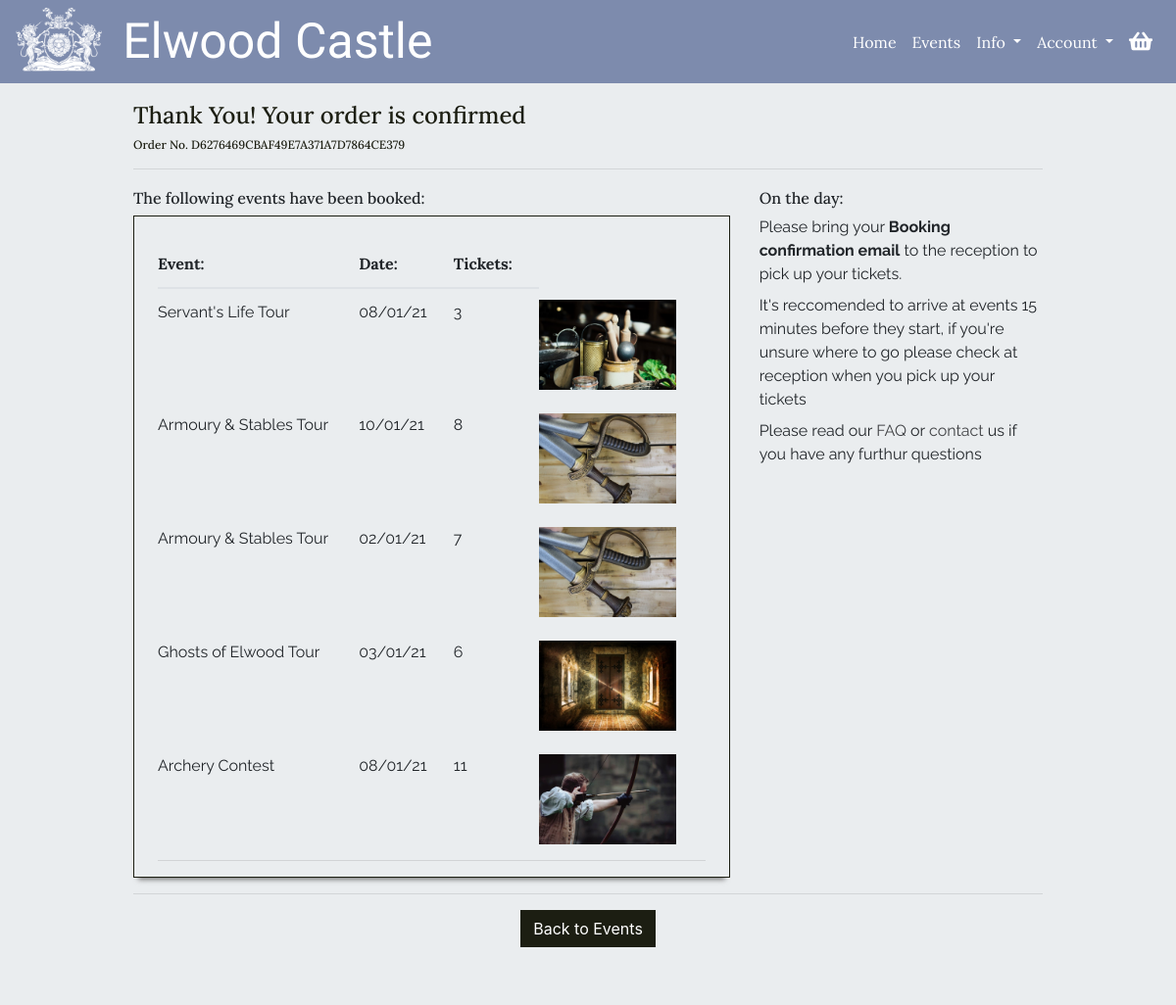
The app's page /checkout/success/D6276469CBAF49E7A371A7D7864CE379/ with its own data.
### checkout/models.py (models this page shows, shortened)
class Order(models.Model):
    user_account = models.ForeignKey(UserAccount, null=True, blank=True,
                                     on_delete=models.SET_NULL,
                                     related_name='orders')
    order_number = models.CharField(max_length=32, null=False, editable=False)
    first_name = models.CharField(max_length=100, null=False, blank=False)
    last_name = models.CharField(max_length=200, null=False, blank=False)
    email = models.EmailField(max_length=200, null=False, blank=False)
    phone_number = models.CharField(max_length=20, null=True, blank=True)
    date = models.DateTimeField(auto_now_add=True)
    stripe_id = models.CharField(max_length=27, null=False, blank=False)
    total = models.DecimalField(max_digits=7, decimal_places=2,
                                null=True, blank=False, default=0)

class EventBooking(models.Model):
    confirmation_number = models.CharField(max_length=32, null=False,
                                           editable=False)
    order = models.ForeignKey(Order, null=False, blank=False,
                              on_delete=models.CASCADE,
                              related_name='bookings')
    event = models.ForeignKey(Event, null=False, blank=False,
                              on_delete=models.CASCADE,)
    date = models.DateField(auto_now=False, auto_now_add=False,
                            null=False, blank=False)
    ticket_quantity = models.IntegerField()
    booking_total = models.DecimalField(max_digits=7, decimal_places=2,
                                        null=False, blank=False,
                                        editable=False, default=0)

### events/models.py (models this page shows)
class Event(models.Model):
    category = models.ForeignKey('Category', null=True, blank=True,
                                 on_delete=models.SET_NULL)
    name = models.CharField(max_length=254)
    description = models.TextField()
    price = models.DecimalField(max_digits=8, decimal_places=2, blank=False)
    start_time = models.TimeField()
    rating = models.DecimalField(max_digits=2, decimal_places=1, null=True,
                                 blank=True)
    day_ticket_limit = models.PositiveIntegerField(blank=False,
                                                   validators=[
                                                      MaxValueValidator(200)
                                                    ])
    supervision = models.BooleanField(default=True, null=True, blank=True)
    age_restricted = models.BooleanField(default=True, null=True, blank=False)
    image = models.ImageField(null=True, blank=True)
    def __str__(self):
        return self.name

### checkout/views.py (the view)
# urls.py: path('success/<order_number>/', views.checkout_success,
def checkout_success(request, order_number):
    try:
        order = Order.objects.get(order_number=order_number)
    except Exception:
        messages.error(request, """Sorry, look like something went wrong!\
                                   If you've made an order please wait for
                                   your confirmation email and get in contact
                                   with us""")
        return redirect(reverse('view_basket'))
    if 'basket' in request.session:
        del request.session['basket']
    context = {
        'order': order
    }
    return render(request, 'checkout/checkout_success.html', context)

### basket/contexts.py (called while the page is built, shortened)
def basket_items(request):
    basket_items = []
    total = 0
    basket = request.session.get('basket', {})
    context = {
        'basket_items': basket_items,
        'total': total,
    }
    return context

### checkout/templates/checkout/checkout_success.html (shortened to what this page needs)
{% extends 'base.html' %}
{% load static %}
{% block content %}
<div id="small-page">
    <div class="color-overlay">
        <div class="container-fluid guttered p-3">
            <div class="row pt-1 mb-2">
                <div class="col-12 mb-2">
                    <h2 class="heading-text color-title text-l d-block">Thank You! Your order is confirmed</h2>
                    <h2 class="heading-text color-title text-s d-block">Order No. {{order.order_number}}</h2>
                    <hr class="mb-1">
                </div>
            </div>
            <div class="row mt-1">
                <div class="col-12 col-lg-8 mb-lg-0 mb-4">
                    <h5 class="heading-text text-m mb-2">The following events have been booked:</h5>
                    <div class="booking-container below-shadow p-4">
                        <table class="table mb-1 table-responsive-sm">
                            <thead class="heading-text text-m">
                                <tr>
                                    <th scope="col">Event:</th>
                                    <th scope="col"></th>
                                    <th scope="col">Date:</th>
                                    <th scope="col">Tickets:</th>
                                </tr>
                            </thead>
                            <tbody class="body-text text-m">
                                {% for booking in order.bookings.all %}
                                <tr>
                                    <td colspan="2">
                                        {{ booking.event }}
                                    </td>
                                    <td>
                                        {{ booking.date|date:"d/m/y"}}
                                    </td>
                                    <td>{{ booking.ticket_quantity }}
                                    </td>
                                    <td class="d-none d-md-inline-block">
                                        <img class="img-fluid" src="{{ booking.event.image.url }}"
                                            alt="{{ booking.event.name }}">
                                    </td>
                                </tr>
                                {% endfor %}
                            </tbody>
                        </table>
                        <hr class="mt-0 mb-3">
                    </div>
                </div>
                <div class="col-12 col-lg-4">
                    <h5 class="heading-text text-m mb-2">On the day:</h5>
                    <ul class="body-text text-m list-unstyled">
                        <li class="pb-2">Please bring your <strong>Booking confirmation email</strong> to the reception
                            to
                            pick up your tickets.</li>
                        <li class="pb-2">It's reccomended to arrive at events 15 minutes before they start, if you're
                            unsure
                            where to go please check at reception when you pick up your tickets</li>
                        <li class="pb-2">Please read our <a class="text-link">FAQ</a> or <a
                                class="text-link">contact</a> us
                            if you have any furthur questions</li>
                    </ul>
                </div>
            </div>
            <hr>
            <div class="row mt-1 mb-3">
                <div class="col-12 text-center">
                    <a class="btn button" href="{% url 'events' %}">Back to Events</a>
                </div>
            </div>
        </div>
    </div>
</div>
{% endblock %}

### static/css/style.css (style rules this page uses)
h5 { margin: 0; }
#allauth-content label, .datepicker-days th, .heading-text { font-family: 'Lora', serif; }
#allauth-content input, .datepicker-days td, .body-text { font-family: 'Raleway', sans-serif; }
.text-l { font-size: 1.5em; }
.text-m { font-size:1em; }
.text-s { font-size: 0.75em; }
#small-page, .color-overlay, #block-content { background-color: #eaedef; }
.color-title { color: #1C1E12; }
.button { border-radius: 0; border: 1px solid #1C1E12; background-color: #1C1E12; color: white; -webkit-transition: all 0.25s ease-out; -o-transition: all 0.25s ease-out; transition: all 0.25s ease-out; }
::placeholder { color: #7D8BAD; }
.text-link { cursor: pointer; color: #404245; -webkit-transition: color ease-in 0.25s; -o-transition: color ease-in 0.25s; transition: color ease-in 0.25s; }
.below-shadow { -webkit-box-shadow: 0px 7px 5px -5px #777; box-shadow: 0px 7px 5px -5px #777;; }
#small-page { min-height: calc(100vh - 84px); }
.table td, .table th { padding-left: 0; padding-right: 1.5rem; border-top: 0; }
.booking-container .img-fluid { max-width: 140px; }
.booking-container { height: -webkit-fit-content; height: -moz-fit-content; height: fit-content; max-height: 50vh; overflow: hidden; overflow-y: scroll; border: 1px solid #1C1E12; }
@media (min-width: 580px) { .guttered { width: 80%; } }
@media (min-width: 992px) { .booking-container .img-fluid { max-width: 140px; } }

### records on screen
Order: order_number "D6276469CBAF49E7A371A7D7864CE379"
EventBooking: event "Servant's Life Tour", date "08/01/21", ticket_quantity "3", event.image (picture)
EventBooking: event "Armoury & Stables Tour", date "10/01/21", ticket_quantity "8", event.image (picture)
EventBooking: event "Armoury & Stables Tour", date "02/01/21", ticket_quantity "7", event.image (picture)
EventBooking: event "Ghosts of Elwood Tour", date "03/01/21", ticket_quantity "6", event.image (picture)
EventBooking: event "Archery Contest", date "08/01/21", ticket_quantity "11", event.image (picture)
